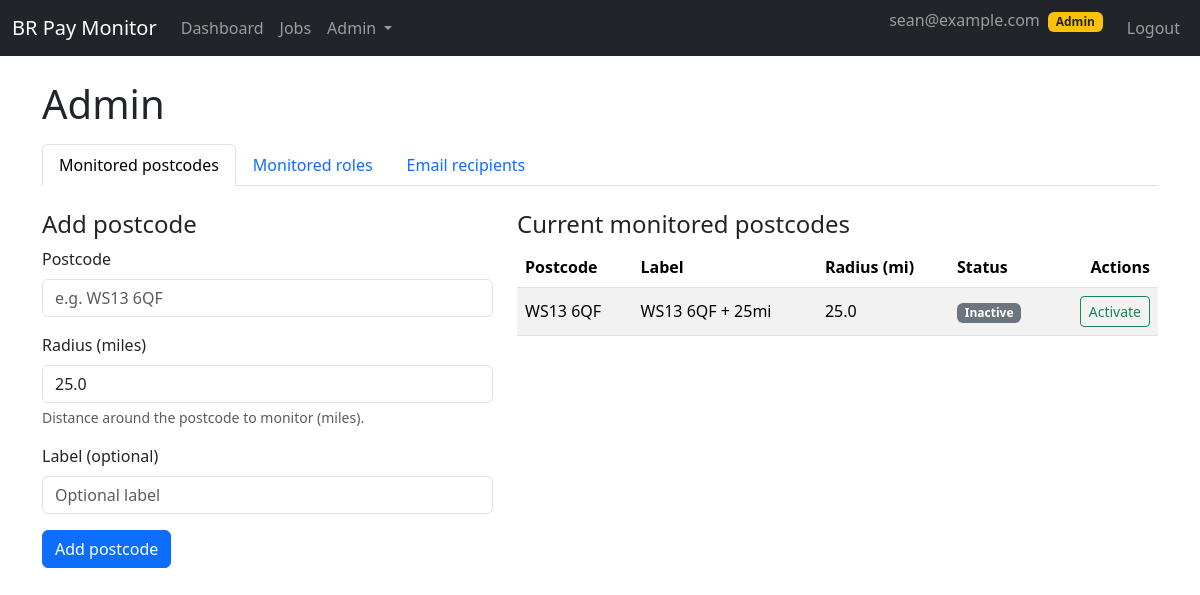
The page /admin/postcodes (signed in) on the database as committed earlier.
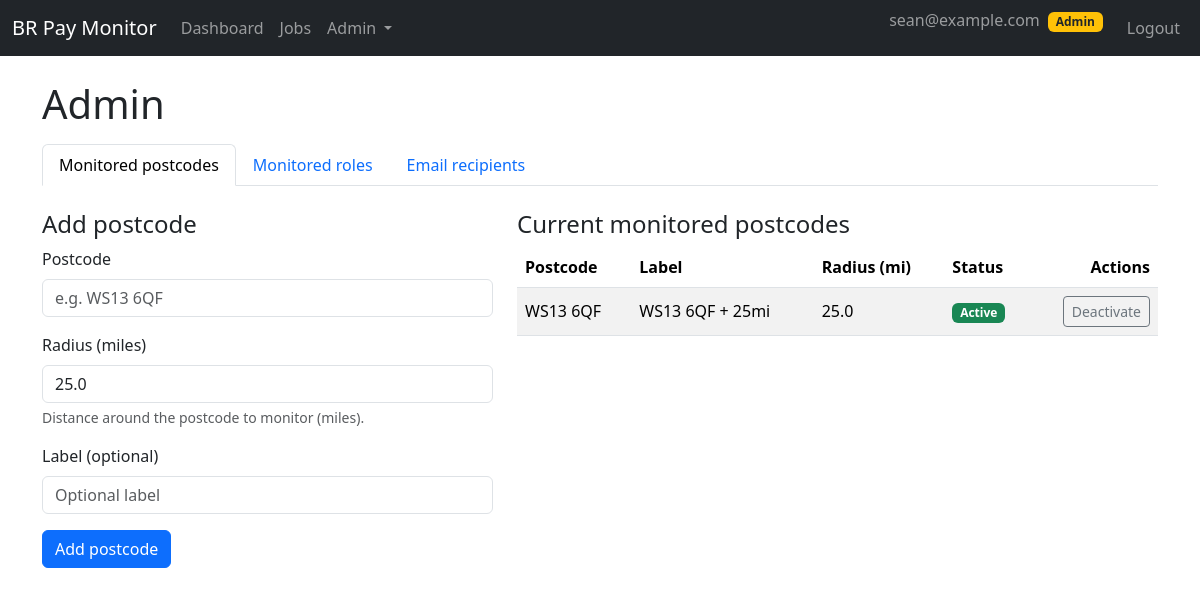
The same page on the database as committed later.
### br_pay_monitor/models.py (models this page shows, shortened)
class MonitoredPostcode(db.Model):
    __tablename__ = "monitored_postcodes"
    id = db.Column(db.Integer, primary_key=True)
    brand_id = db.Column(db.Integer, db.ForeignKey("brands.id"), nullable=False)
    brand = db.relationship(
        "Brand", backref=db.backref("postcodes", lazy="dynamic")
    )
    postcode = db.Column(db.String(16), nullable=False, index=True)
    radius_miles = db.Column(db.Float, default=25.0, nullable=False)
    display_name = db.Column(db.String(128), nullable=True)
    is_active = db.Column(db.Boolean, default=True, nullable=False)
    created_at = db.Column(db.DateTime, default=datetime.utcnow, nullable=False)

### br_pay_monitor/blueprints/admin/routes.py (the view, shortened to what this page needs)
@bp.route("/postcodes", methods=["GET", "POST"])
@login_required
def postcodes():
    _require_admin()
    brand = _current_brand()
    form = PostcodeForm()
    postcodes = (
        MonitoredPostcode.query.filter_by(brand_id=brand.id)
        .order_by(MonitoredPostcode.is_active.desc(), MonitoredPostcode.postcode.asc())
        .all()
    )
    return render_template(
        "admin/postcodes.html",
        form=form,
        postcodes=postcodes,
        brand=brand,
    )

### br_pay_monitor/blueprints/admin/forms.py
class PostcodeForm(FlaskForm):
    postcode = StringField("Postcode", validators=[DataRequired()])
    radius_miles = FloatField(
        "Radius (miles)",
        default=25.0,
        validators=[DataRequired()],
    )
    display_name = StringField("Label (optional)")
    submit = SubmitField("Add postcode")

### br_pay_monitor/blueprints/admin/routes.py (called while the page is built)
def _require_admin():
    if not current_user.is_authenticated:
        abort(401)
    if not current_user.is_admin:
        abort(403)

def _current_brand() -> Brand:
    return current_user.brand or Brand.get_default_brand()

### br_pay_monitor/templates/admin/postcodes.html (shortened to what this page needs)
{% extends "base.html" %}
{% block content %}
<h1 class="mb-3">Admin</h1>
<ul class="nav nav-tabs mb-4">
  <li class="nav-item">
    <a class="nav-link active" href="{{ url_for('admin.postcodes') }}">Monitored postcodes</a>
  </li>
  <li class="nav-item">
    <a class="nav-link" href="{{ url_for('admin.roles') }}">Monitored roles</a>
  </li>
  <li class="nav-item">
    <a class="nav-link" href="{{ url_for('admin.recipients') }}">Email recipients</a>
  </li>
</ul>
<div class="row">
  <div class="col-md-5">
    <h4>Add postcode</h4>
    <form method="post" class="mb-4">
      <div class="mb-3">
        {{ form.postcode.label(class="form-label") }}
        {{ form.postcode(class="form-control", placeholder="e.g. WS13 6QF") }}
      </div>
      <div class="mb-3">
        {{ form.radius_miles.label(class="form-label") }}
        {{ form.radius_miles(class="form-control") }}
        <div class="form-text">Distance around the postcode to monitor (miles).</div>
      </div>
      <div class="mb-3">
        {{ form.display_name.label(class="form-label") }}
        {{ form.display_name(class="form-control", placeholder="Optional label") }}
      </div>
      {{ form.submit(class="btn btn-primary") }}
    </form>
  </div>
  <div class="col-md-7">
    <h4>Current monitored postcodes</h4>
    {% if postcodes %}
      <table class="table table-striped align-middle">
        <thead>
          <tr>
            <th>Postcode</th>
            <th>Label</th>
            <th>Radius (mi)</th>
            <th>Status</th>
            <th class="text-end">Actions</th>
          </tr>
        </thead>
        <tbody>
          {% for pc in postcodes %}
          <tr>
            <td>{{ pc.postcode }}</td>
            <td>{{ pc.display_name or '' }}</td>
            <td>{{ "%.1f"|format(pc.radius_miles) }}</td>
            <td>
              {% if pc.is_active %}
                <span class="badge bg-success">Active</span>
              {% else %}
                <span class="badge bg-secondary">Inactive</span>
              {% endif %}
            </td>
            <td class="text-end">
              <form method="post"
                    action="{{ url_for('admin.toggle_postcode', pc_id=pc.id) }}"
                    class="d-inline">
                <button type="submit"
                        class="btn btn-sm {% if pc.is_active %}btn-outline-secondary{% else %}btn-outline-success{% endif %}">
                  {% if pc.is_active %}Deactivate{% else %}Activate{% endif %}
                </button>
              </form>
            </td>
          </tr>
          {% endfor %}
        </tbody>
      </table>
    {% else %}
      <p>No postcodes configured yet.</p>
    {% endif %}
  </div>
</div>
{% endblock %}

Rows that differ between the two databases and show on the page:
changed MonitoredPostcode "WS13 6QF": is_active "Inactive Activate" → "Active Deactivate"
